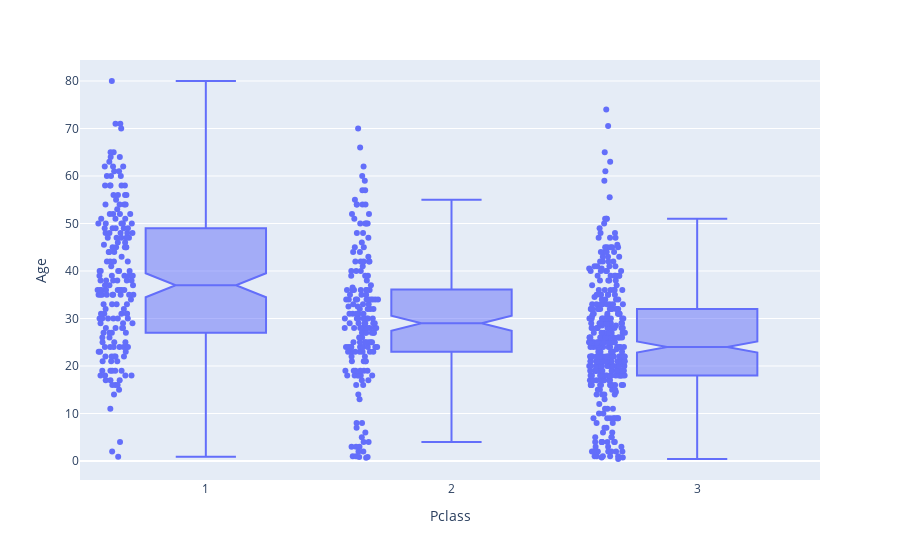

Here is the notebook cell this chart was saved with:
### Code cell
px.box(train_df,x = 'Pclass',y = 'Age',points = 'all',notched = True)

### Figure 1 — Plotly figure (JSON) as saved in the notebook; plotly's stock layout.template omitted (floating-point values rounded to 4 significant figures; data arrays with more than 128 entries replaced by an {"elided": "..."} marker saying what was removed)
{"data": [{"alignmentgroup": "True", "boxpoints": "all", "hovertemplate": "Pclass=%{x}<br>Age=%{y}<extra></extra>", "legendgroup": "", "marker": {"color": "#636efa"}, "name": "", "notched": true, "offsetgroup": "", "orientation": "v", "showlegend": false, "type": "box", "x": {"elided": "891 int values"}, "x0": " ", "xaxis": "x", "y": {"elided": "891 float values"}, "y0": " ", "yaxis": "y"}], "layout": {"boxmode": "group", "legend": {"tracegroupgap": 0}, "margin": {"t": 60}, "xaxis": {"anchor": "y", "domain": [0.0, 1.0], "title": {"text": "Pclass"}}, "yaxis": {"anchor": "x", "domain": [0.0, 1.0], "title": {"text": "Age"}}}}
